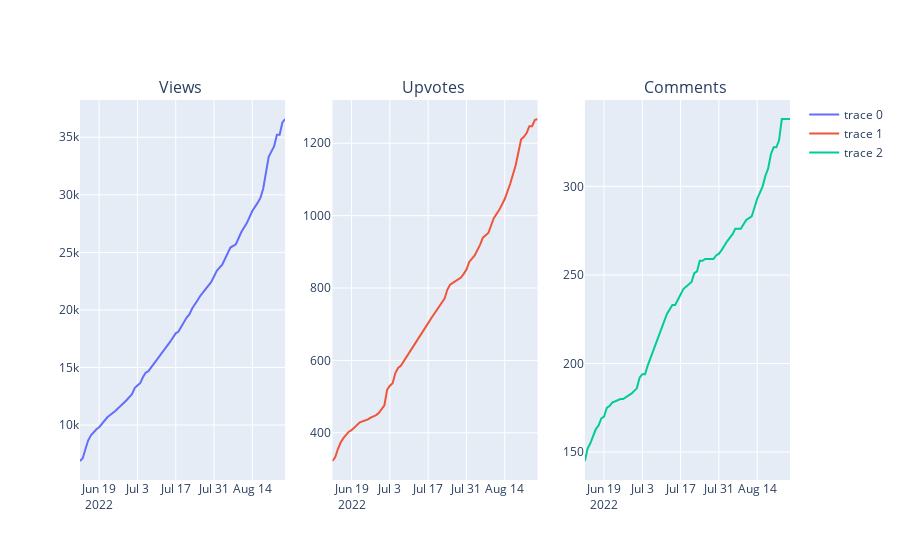

Notebook code for this chart:
### Code cell
totals={'date':date_list,"Upvotes":gTotalUpvotes,"Views":gTotalViews,"Comments":gTotalComments}
totals=pd.DataFrame(totals)

from plotly.subplots import make_subplots
import plotly.graph_objects as go

fig = make_subplots(rows=1, cols=3, subplot_titles=("Views\n","Upvotes\n", "Comments\n"))

sns.set(rc={'figure.figsize':(28,6)})


fig.add_trace(
    go.Scatter(
    x=totals['date'],
    y=totals['Views']),
    row=1, col=1
)

fig.add_trace(
    go.Scatter(
    x=totals['date'],
    y=totals['Upvotes']),
    row=1, col=2
)

fig.add_trace(
    go.Scatter(
    x=totals['date'],
    y=totals['Comments']),
    row=1, col=3
)
